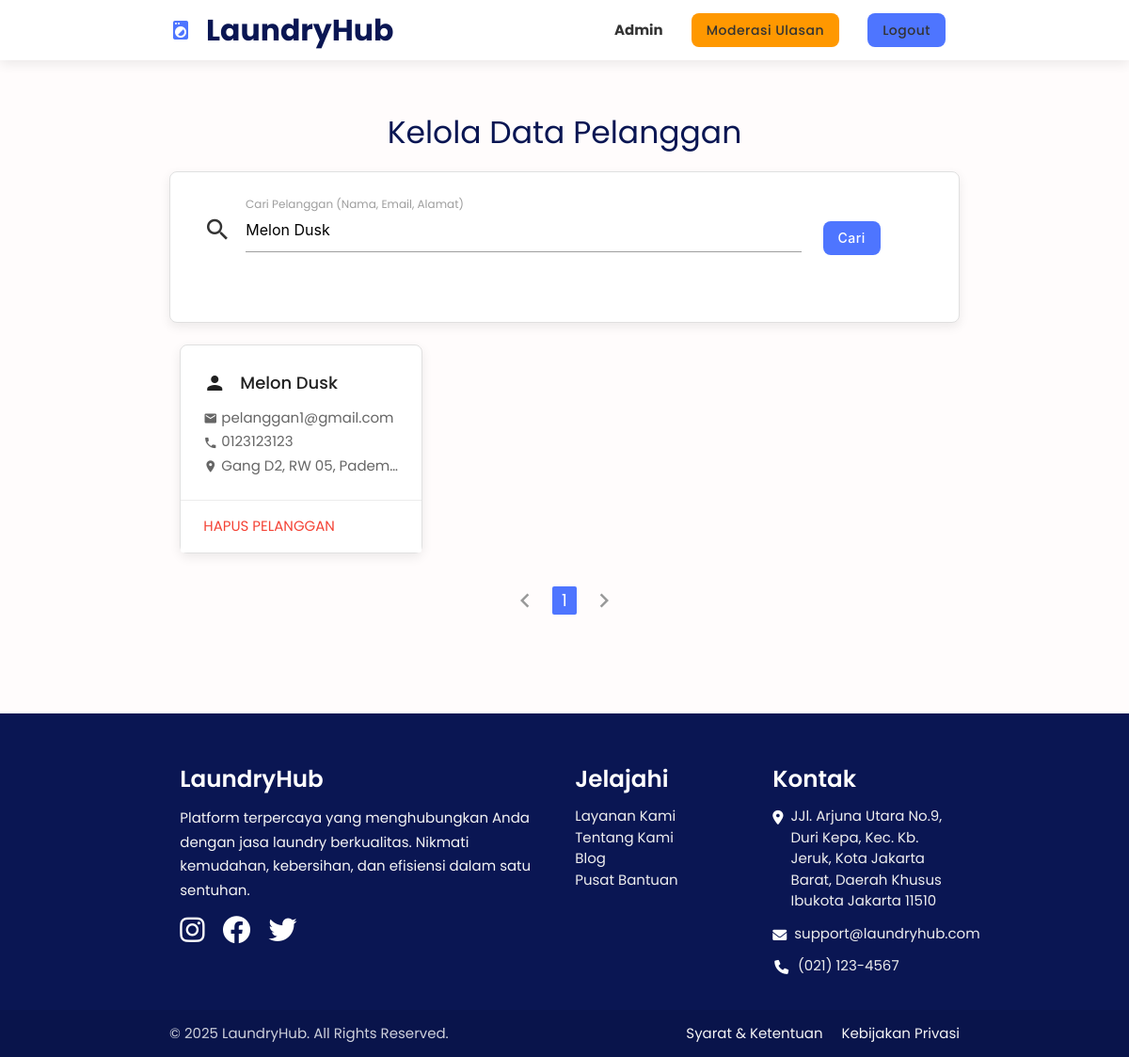
Screenshot of /list-pelanggan.php?keyword=Melon Dusk (signed in) with the database file from the repository.
### tables this page shows
CREATE TABLE `pelanggan` (
  `id_pelanggan` int(11) NOT NULL,
  `nama` varchar(50) DEFAULT NULL,
  `email` varchar(50) DEFAULT NULL,
  `telp` varchar(15) DEFAULT NULL,
  `alamat` varchar(255) DEFAULT NULL,
  `latitude` decimal(10,8) DEFAULT NULL,
  `longitude` decimal(11,8) DEFAULT NULL,
  `foto` text NOT NULL,
  `password` varchar(255) DEFAULT NULL
);

### list-pelanggan.php (the view, shortened to what this page needs)
<?php
include 'connect-db.php';
$jumlahDataPerHalaman = 6;
$keyword = $_GET['keyword'] ?? '';
$count_query_str = "SELECT COUNT(*) as total FROM pelanggan";
if (!empty($keyword)) {
    $keyword_safe = mysqli_real_escape_string($connect, $keyword);
    $count_query_str .= " WHERE nama LIKE '%$keyword_safe%' OR email LIKE '%$keyword_safe%' OR alamat LIKE '%$keyword_safe%'";
}
$totalDataQuery = mysqli_query($connect, $count_query_str);
$jumlahData = mysqli_fetch_assoc($totalDataQuery)['total'];
$jumlahHalaman = ceil($jumlahData / $jumlahDataPerHalaman);
$halamanAktif = $_GET["page"] ?? 1;
$awalData = ($jumlahDataPerHalaman * $halamanAktif) - $jumlahDataPerHalaman;
$query_str = "SELECT * FROM pelanggan";
if (!empty($keyword)) {
    $keyword_safe = mysqli_real_escape_string($connect, $keyword);
    $query_str .= " WHERE nama LIKE '%$keyword_safe%' OR email LIKE '%$keyword_safe%' OR alamat LIKE '%$keyword_safe%'";
}
$query_str .= " ORDER BY id_pelanggan DESC LIMIT $awalData, $jumlahDataPerHalaman";
$pelanggan_list = mysqli_query($connect, $query_str);
?>
<!DOCTYPE html>
<html lang="en">
<head>
</head>
<body>
<?php include 'header.php'; ?>
<main class="main-content">
    <div class="container">
        <h3 class="header light center">Kelola Data Pelanggan</h3>
        <div class="card-panel">
            <form class="row valign-wrapper" action="" method="get">
                <div class="input-field col s10">
                    <i class="material-icons prefix">search</i>
                    <input type="text" id="keyword" name="keyword" value="<?= htmlspecialchars($keyword) ?>">
                    <label for="keyword">Cari Pelanggan (Nama, Email, Alamat)</label>
                </div>
                <div class="col s2">
                    <button type="submit" class="btn waves-effect waves-light">Cari</button>
                </div>
            </form>
        </div>
        <div class="row">
            <?php if(mysqli_num_rows($pelanggan_list) > 0): foreach ($pelanggan_list as $dataPelanggan) : ?>
                <div class="col s12 m6 l4">
                    <div class="card">
                        <div class="card-content">
                        <span class="card-title activator grey-text text-darken-4" style="font-size: 1.2rem; font-weight: 500;">
                            <i class="material-icons left">person</i><?= htmlspecialchars($dataPelanggan['nama']) ?>
                        </span>
                            <p><i class="material-icons tiny" style="vertical-align: middle;">email</i> <?= htmlspecialchars($dataPelanggan['email']) ?></p>
                            <p><i class="material-icons tiny" style="vertical-align: middle;">phone</i> <?= htmlspecialchars($dataPelanggan['telp']) ?></p>
                            <p class="truncate"><i class="material-icons tiny" style="vertical-align: middle;">place</i> <?= htmlspecialchars($dataPelanggan['alamat']) ?></p>
                        </div>
                        <div class="card-action">
                            <a href="list-pelanggan.php?hapus=<?= $dataPelanggan['id_pelanggan'] ?>" onclick="return confirm('Apakah Anda yakin ingin menghapus data pelanggan ini?')" class="red-text">Hapus Pelanggan</a>
                        </div>
                    </div>
                </div>
            <?php endforeach; else: ?>
                <p class="center light col s12">Data pelanggan tidak ditemukan.</p>
            <?php endif; ?>
        </div>
        <ul class="pagination center">
            <?php if ($halamanAktif > 1): ?>
                <li class="waves-effect"><a href="?page=<?= $halamanAktif - 1 ?>&keyword=<?= urlencode($keyword) ?>"><i class="material-icons">chevron_left</i></a></li>
            <?php else: ?>
                <li class="disabled"><a href="#!"><i class="material-icons">chevron_left</i></a></li>
            <?php endif; ?>
            <?php for ($i = 1; $i <= $jumlahHalaman; $i++): ?>
                <li class="<?= ($i == $halamanAktif) ? 'active' : 'waves-effect' ?>" style="<?= ($i == $halamanAktif) ? 'background-color: var(--primary-blue);' : '' ?>">
                    <a href="?page=<?= $i ?>&keyword=<?= urlencode($keyword) ?>"><?= $i ?></a>
                </li>
            <?php endfor; ?>
            <?php if ($halamanAktif < $jumlahHalaman): ?>
                <li class="waves-effect"><a href="?page=<?= $halamanAktif + 1 ?>&keyword=<?= urlencode($keyword) ?>"><i class="material-icons">chevron_right</i></a></li>
            <?php else: ?>
                <li class="disabled"><a href="#!"><i class="material-icons">chevron_right</i></a></li>
            <?php endif; ?>
        </ul>
    </div>
</main>
<?php include "footer.php"; ?>
</body>
</html>

### css/style.css (style rules this page uses)
:root { --primary-blue: #4E75FF; --dark-navy: #0A1653; --off-white: #FFFCFC; --light-gray: #f4f5f7; --text-dark: #333; --text-light: #666; --border-color: #e0e0e0; --shadow: 0 4px 12px rgba(0, 0, 0, 0.08); --shadow-hover: 0 6px 16px rgba(0, 0, 0, 0.12); --border-radius: 8px; }
body { display: flex; min-height: 100vh; flex-direction: column; font-family: 'Poppins', sans-serif; background-color: var(--off-white); color: var(--text-dark); -webkit-font-smoothing: antialiased; -moz-osx-font-smoothing: grayscale; }
main.main-content { flex: 1 0 auto; padding-top: 2rem; padding-bottom: 4rem; }
h1, h2, h3, h4, h5, h6 { color: var(--dark-navy); font-weight: 600; }
h1.header, h3.header { font-size: 2.2rem; font-weight: 700; margin-bottom: 1.5rem; }
.light { font-weight: 400 !important; }
a { color: var(--primary-blue); transition: color 0.3s ease; }
p { line-height: 1.7; color: var(--text-light); }
.btn, .btn-large, .btn-small { background-color: var(--primary-blue); border-radius: var(--border-radius); transition: all 0.3s ease; box-shadow: none; font-weight: 500; letter-spacing: 0.5px; text-transform: none; }
.card, .card-panel { border-radius: var(--border-radius); box-shadow: var(--shadow); border: 1px solid var(--border-color); transition: all 0.3s ease; }
.card .card-content { padding: 24px; }
.card .card-title { font-weight: 600; color: var(--dark-navy); }
.input-field { margin-bottom: 1.5rem; }

### rows the page displays
pelanggan: nama "Melon Dusk", email "pelanggan1@gmail.com", telp "0123123123", alamat "Gang D2, RW 05, Padem…"
